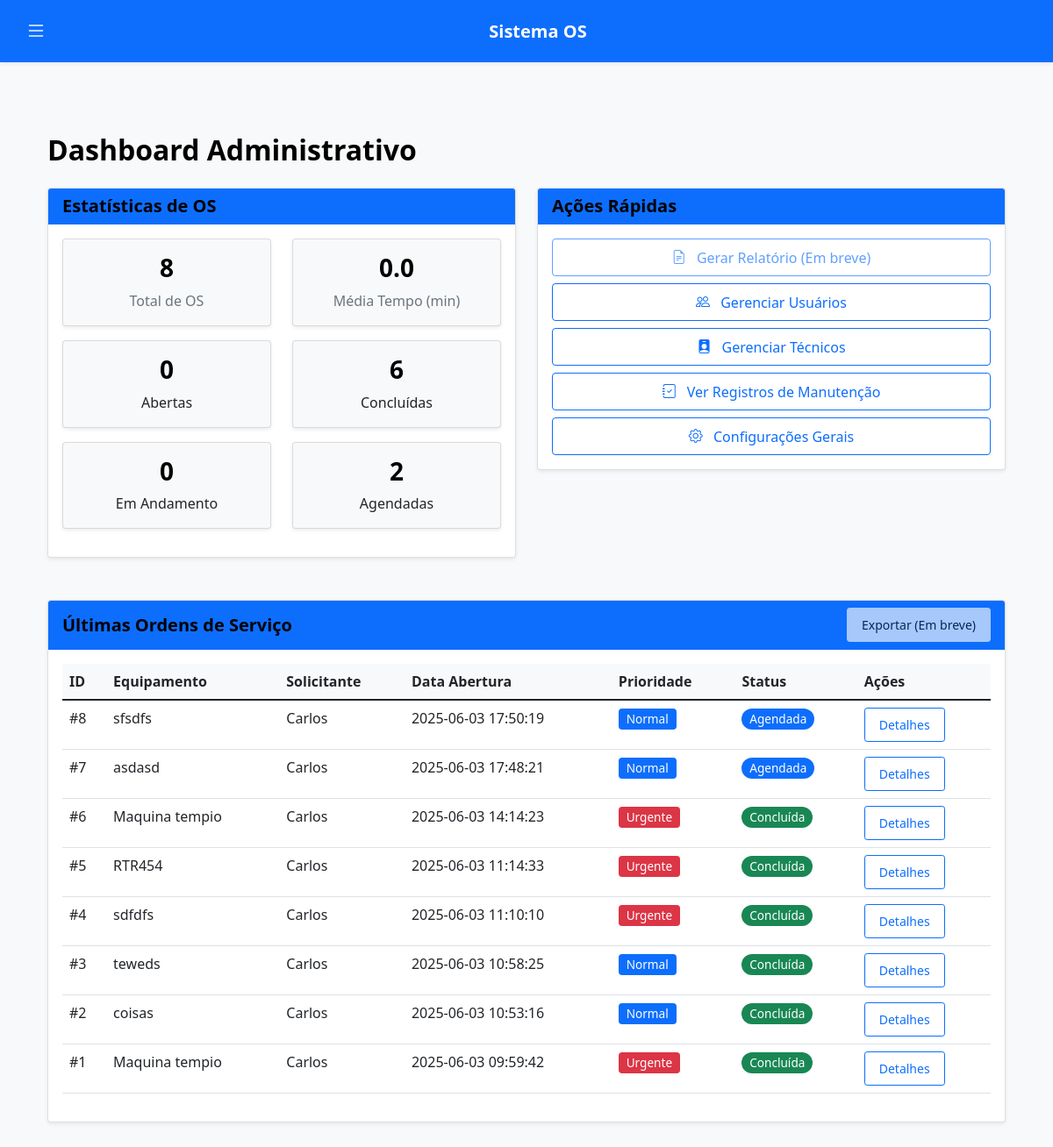
/admin (signed in), run on an earlier commit of the app's database.
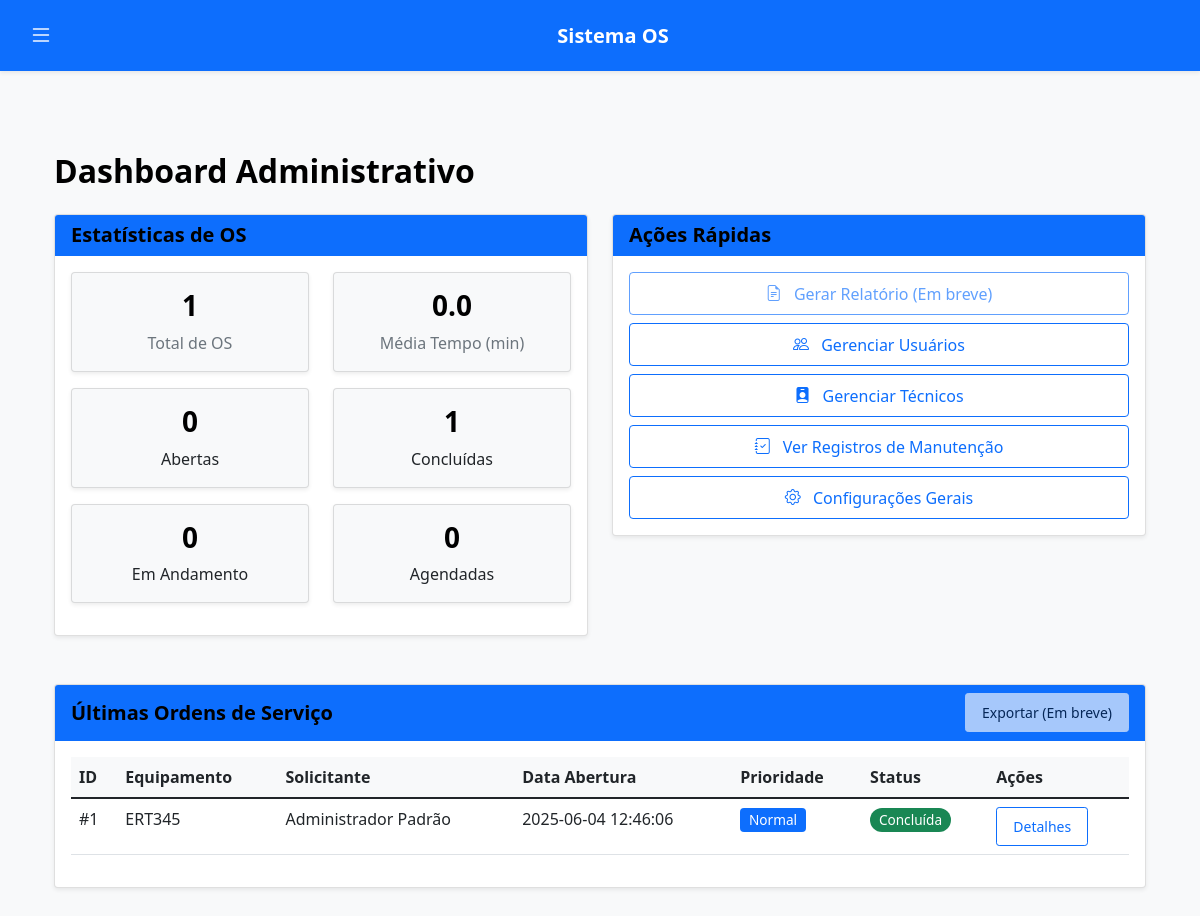
And on a later commit of the database.
### tables this page shows
CREATE TABLE ordens_servico (
            id INTEGER PRIMARY KEY AUTOINCREMENT,
            data TEXT NOT NULL DEFAULT CURRENT_TIMESTAMP,
            equipamento TEXT NOT NULL,
            problema TEXT NOT NULL,
            prioridade TEXT NOT NULL CHECK(prioridade IN ('baixa', 'normal', 'alta', 'urgente')),
            status TEXT NOT NULL CHECK(status IN ('Aberta', 'Agendada', 'Em andamento', 'Pausada', 'Concluída', 'Cancelada')) DEFAULT 'Aberta',
            solucao TEXT,
            tempo_reparo REAL,
            inicio TEXT,
            fim TEXT,
            solicitante_id INTEGER NOT NULL,
            tecnico_id INTEGER, 
            local TEXT,
            setor TEXT,
            data_agendamento TEXT,
            horario_agendamento TEXT,
            FOREIGN KEY (solicitante_id) REFERENCES usuarios (id) ON DELETE RESTRICT, -- Impede deleção de usuário com OS
            FOREIGN KEY (tecnico_id) REFERENCES usuarios (id) ON DELETE SET NULL -- Seta NULL se o usuário técnico for deletado
        );

CREATE TABLE usuarios (
            id INTEGER PRIMARY KEY AUTOINCREMENT,
            usuario TEXT NOT NULL UNIQUE,
            senha TEXT NOT NULL,
            tipo TEXT NOT NULL CHECK(tipo IN ('solicitante', 'manutencao', 'admin', 'master-admin')),
            nome TEXT NOT NULL,
            email TEXT UNIQUE,
            ativo BOOLEAN DEFAULT 1,
            data_criacao TEXT DEFAULT CURRENT_TIMESTAMP
        );

### app.py (the view)
@app.route('/admin')
def admin_dashboard():
    if session.get('tipo') not in ['admin','master-admin']:
        flash('Acesso não autorizado ao dashboard administrativo.','danger')
        return redirect(url_for('login'))
    conn = get_db()
    cursor = conn.cursor()
    cursor.execute("""
        SELECT
            COUNT(*) AS total,
            AVG(CASE WHEN tempo_reparo IS NOT NULL THEN tempo_reparo ELSE 0 END) AS media,
            SUM(CASE WHEN status = 'Concluída' THEN 1 ELSE 0 END) AS concluidas,
            SUM(CASE WHEN status = 'Aberta' THEN 1 ELSE 0 END) AS abertas,
            SUM(CASE WHEN status = 'Em andamento' THEN 1 ELSE 0 END) AS em_andamento,
            SUM(CASE WHEN status = 'Agendada' THEN 1 ELSE 0 END) AS agendadas
        FROM ordens_servico
    """)
    stats = cursor.fetchone()
    cursor.execute("""
        SELECT os.*, u.nome as solicitante_nome
        FROM ordens_servico os
        JOIN usuarios u ON os.solicitante_id = u.id
        ORDER BY os.data DESC
        LIMIT 50
    """)
    todas_os = cursor.fetchall()
    conn.close()
    stats_dict = dict(stats)
    stats_dict['media'] = stats_dict['media'] if stats_dict['media'] is not None else 0
    return render_template(
        'administrador/dashboard.html',
        stats=stats_dict,
        todas_os=todas_os
    )

### app.py (called while the page is built)
def get_db():
    if 'db' not in g:
        g.db = sqlite3.connect('db/os.db')
        g.db.row_factory = sqlite3.Row
        g.db.execute("PRAGMA journal_mode=WAL")
        g.db.execute("PRAGMA busy_timeout=5000")
    return g.db

### templates/administrador/dashboard.html (shortened to what this page needs)
{% extends "base.html" %}
{% block content %}
<div class="container">
    <h2 class="my-4">Dashboard Administrativo</h2>
    <div class="row">
        <div class="col-md-6 mb-4">
            <div class="card">
                <div class="card-header bg-primary text-white">
                    <h5 class="mb-0">Estatísticas de OS</h5>
                </div>
                <div class="card-body">
                    <div class="row">
                        <div class="col-6">
                            <div class="card bg-light mb-3">
                                <div class="card-body text-center">
                                    <h3>{{ stats.total|default(0) }}</h3>
                                    <p class="text-muted mb-0">Total de OS</p>
                                </div>
                            </div>
                        </div>
                        <div class="col-6">
                            <div class="card bg-light mb-3">
                                <div class="card-body text-center">
                                    <h3>{{ "%.1f"|format(stats.media_tempo|default(0.0)) }}</h3>
                                    <p class="text-muted mb-0">Média Tempo (min)</p>
                                </div>
                            </div>
                        </div>
                        <div class="col-6">
                            <div class="card bg-light mb-3">
                                <div class="card-body text-center">
                                    <h3>{{ stats.abertas|default(0) }}</h3>
                                    <p class="mb-0">Abertas</p>
                                </div>
                            </div>
                        </div>
                        <div class="col-6">
                            <div class="card bg-light mb-3">
                                <div class="card-body text-center">
                                    <h3>{{ stats.concluidas|default(0) }}</h3>
                                    <p class="mb-0">Concluídas</p>
                                </div>
                            </div>
                        </div>
                        <div class="col-6">
                            <div class="card bg-light mb-3">
                                <div class="card-body text-center">
                                    <h3>{{ stats.em_andamento|default(0) }}</h3>
                                    <p class="mb-0">Em Andamento</p>
                                </div>
                            </div>
                        </div>
                        <div class="col-6">
                            <div class="card bg-light mb-3">
                                <div class="card-body text-center">
                                    <h3>{{ stats.agendadas|default(0) }}</h3>
                                    <p class="mb-0">Agendadas</p>
                                </div>
                            </div>
                        </div>
                    </div>
                </div>
            </div>
        </div>
        <div class="col-md-6 mb-4">
            <div class="card">
                <div class="card-header bg-primary text-white">
                    <h5 class="mb-0">Ações Rápidas</h5>
                </div>
                <div class="card-body">
                    <div class="d-grid gap-2">
                        <a href="#" class="btn btn-outline-primary disabled" title="Funcionalidade em desenvolvimento">
                            <i class="bi bi-file-earmark-text"></i> Gerar Relatório (Em breve)
                        </a>
                        <a href="{{ url_for('listar_usuarios') }}" class="btn btn-outline-primary">
                            <i class="bi bi-people"></i> Gerenciar Usuários
                        </a>
                         <a href="{{ url_for('listar_tecnicos') }}" class="btn btn-outline-primary">
                            <i class="bi bi-person-badge-fill"></i> Gerenciar Técnicos
                        </a>
                        <a href="{{ url_for('listar_registros_diretos') }}" class="btn btn-outline-primary">
                            <i class="bi bi-journal-check"></i> Ver Registros de Manutenção
                        </a>
                        <a href="{{ url_for('admin_configuracoes') }}" class="btn btn-outline-primary">
                            <i class="bi bi-gear"></i> Configurações Gerais
                        </a>
                    </div>
                </div>
            </div>
        </div>
    </div>
    <div class="card">
        <div class="card-header bg-primary text-white d-flex justify-content-between align-items-center">
            <h5 class="mb-0">Últimas Ordens de Serviço</h5>
            <a href="#" class="btn btn-sm btn-light disabled" title="Funcionalidade em desenvolvimento">Exportar (Em breve)</a>
        </div>
        <div class="card-body">
            <div class="table-responsive">
                <table class="table table-hover">
                    <thead class="table-light">
                        <tr>
                            <th>ID</th>
                            <th>Equipamento</th>
                            <th>Solicitante</th>
                            <th>Data Abertura</th>
                            <th>Prioridade</th>
                            <th>Status</th>
                            <th>Ações</th>
                        </tr>
                    </thead>
                    <tbody>
                        {% for os_item in todas_os %}
                        <tr>
                            <td>#{{ os_item.id }}</td>
                            <td>{{ os_item.equipamento }}</td>
                            <td>{{ os_item.solicitante_nome }}</td>
                            <td>{{ os_item.data }}</td>
                            <td>
                                <span class="badge bg-{% if os_item.prioridade == 'urgente' %}danger{% elif os_item.prioridade == 'alta' %}warning text-dark{% elif os_item.prioridade == 'normal' %}primary{% else %}secondary{% endif %}">
                                    {{ os_item.prioridade|capitalize }}
                                </span>
                            </td>
                            <td>
                                <span class="badge rounded-pill
                                             {% if os_item.status == 'Aberta' %}bg-warning text-dark
                                             {% elif os_item.status == 'Concluída' %}bg-success
                                             {% elif os_item.status == 'Em andamento' %}bg-info text-dark
                                             {% elif os_item.status == 'Agendada' %}bg-primary
                                             {% elif os_item.status == 'Cancelada' %}bg-danger
                                             {% else %}bg-secondary
                                             {% endif %}">
                                    {{ os_item.status }}
                                </span>
                            </td>
                            <td>
                                <a href="{{ url_for('detalhe_os_admin', id_os=os_item.id) }}" class="btn btn-sm btn-outline-primary">
                                    Detalhes
                                </a>
                            </td>
                        </tr>
                        {% else %}
                        <tr>
                            <td colspan="7" class="text-center text-muted">Nenhuma ordem de serviço encontrada</td>
                        </tr>
                        {% endfor %}
                    </tbody>
                </table>
            </div>
        </div>
    </div>
</div>
{% endblock %}

### templates/base.html (shortened to what this page needs)
<!DOCTYPE html>
<html lang="pt-br" data-bs-theme="light"> <head>
    <link href="https://cdn.jsdelivr.net/npm/bootstrap@5.1.3/dist/css/bootstrap.min.css" rel="stylesheet">
    <link rel="stylesheet" href="https://cdn.jsdelivr.net/npm/bootstrap-icons@1.10.5/font/bootstrap-icons.css">
    <link rel="stylesheet" href="{{ url_for('static', filename='style.css') }}">
</head>
<body>
    <nav class="navbar navbar-dark bg-primary fixed-top shadow-sm">
        <div class="container-fluid">
            <button class="btn btn-primary" type="button" data-bs-toggle="offcanvas" data-bs-target="#sidebarMenu" aria-controls="sidebarMenu" aria-label="Toggle navigation">
                <i class="bi bi-list" style="font-size: 1.5rem;"></i>
            </button>
            <a class="navbar-brand mx-auto" href="{{ url_for('index') }}">Sistema OS</a>
        </div>
    </nav>
    <main class="container mt-4">
        {% block content %}{% endblock %}
    </main>
</body>
</html>

### static/style.css (style rules this page uses)
:root { --bs-body-bg-light: #f8f9fa; --bs-body-color-light: #212529; --bs-emphasis-color-light: #000; --card-bg-light: #ffffff; --card-border-color-light: rgba(0, 0, 0, 0.125); --card-header-bg-light: #f8f9fa; --card-header-color-light: #212529; --navbar-bg-light: #0d6efd; --navbar-color-light: rgba(255, 255, 255, 0.75); --navbar-brand-color-light: #ffffff; --navbar-hover-color-light: #ffffff; --offcanvas-bg-light: #f8f9fa; --offcanvas-color-light: #212529; --offcanvas-link-hover-bg-light: #e9ecef; --offcanvas-link-hover-color-light: #0d6efd; --table-header-bg-light: #f8f9fa; --table-header-color-light: #212529; --form-control-focus-border-light: #86b7fe; --form-control-focus-shadow-light: rgba(13, 110, 253, 0.25); --link-color-light: #0d6efd; --link-hover-color-light: #0a58ca; }
body { background-color: var(--bs-body-bg-light); color: var(--bs-body-color-light); padding-top: 56px; }
.navbar { box-shadow: 0 2px 4px rgba(0,0,0,.1); }
.navbar.bg-primary { background-color: var(--navbar-bg-light) !important; }
.navbar-brand { font-weight: 600; color: var(--navbar-brand-color-light) !important; }
.navbar .btn-primary { background-color: transparent !important; border-color: transparent !important; color: var(--navbar-brand-color-light) !important; }
.card { box-shadow: 0 0.125rem 0.25rem rgba(0, 0, 0, 0.075); margin-bottom: 1.5rem; border: 1px solid var(--card-border-color-light); background-color: var(--card-bg-light); }
.card-header { font-weight: 600; background-color: var(--card-header-bg-light); color: var(--card-header-color-light); border-bottom: 1px solid var(--card-border-color-light); }
.card-header.bg-primary { background-color: var(--navbar-bg-light) !important; color: var(--navbar-brand-color-light) !important; border-bottom: 1px solid var(--navbar-bg-light); }
.table th { font-weight: 600; }
.table thead th { position: sticky; top: 0; background-color: var(--table-header-bg-light); color: var(--table-header-color-light); z-index: 10; }
.badge { font-weight: 500; padding: 0.35em 0.65em; font-size: 0.85em; }
.btn { font-weight: 500; padding: 0.5rem 1rem; }
.btn i, .btn .bi { margin-right: 0.5rem; vertical-align: text-bottom; }
a { color: var(--link-color-light); text-decoration: none; }
h1, h2, h3, h4, h5, h6 { color: var(--bs-emphasis-color-light); font-weight: 600; }
.container { padding-top: 1.5rem; padding-bottom: 2rem; }

### templates/base.html (style rules this page uses)
body { padding-top: 56px; }

What changed in the data, as far as the page shows it:
removed ordens_servico: id "8", equipamento "sfsdfs", solicitante_nome "Carlos", data "2025-06-03 17:50:19", prioridade "Normal", status "Agendada"
removed ordens_servico: id "7", equipamento "asdasd", solicitante_nome "Carlos", data "2025-06-03 17:48:21", prioridade "Normal", status "Agendada"
removed ordens_servico: id "6", equipamento "Maquina tempio", solicitante_nome "Carlos", data "2025-06-03 14:14:23", prioridade "Urgente", status "Concluída"
removed ordens_servico: id "5", equipamento "RTR454", solicitante_nome "Carlos", data "2025-06-03 11:14:33", prioridade "Urgente", status "Concluída"
removed ordens_servico: id "4", equipamento "sdfdfs", solicitante_nome "Carlos", data "2025-06-03 11:10:10", prioridade "Urgente", status "Concluída"
removed ordens_servico: id "3", equipamento "teweds", solicitante_nome "Carlos", data "2025-06-03 10:58:25", prioridade "Normal", status "Concluída"
removed ordens_servico: id "2", equipamento "coisas", solicitante_nome "Carlos", data "2025-06-03 10:53:16", prioridade "Normal", status "Concluída"
changed ordens_servico "Concluída": equipamento "Maquina tempio" → "ERT345"; solicitante_nome "Carlos" → "Administrador Padrão"; data "2025-06-03 09:59:42" → "2025-06-04 12:46:06"; prioridade "Urgente" → "Normal"
Also different on the page:
{{ stats.total|default(0) }}: "8" → "1"
{{ stats.concluidas|default(0) }}: "6" → "1"
{{ stats.agendadas|default(0) }}: "2" → "0"
